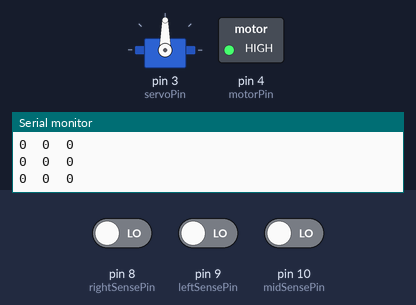
Simulated run of this sketch. Board: Arduino Uno, built with avr-gcc and run on an emulated ATmega328P. On the bench: servo, switched loads named in the sketch (green lamp = pin HIGH), the last lines printed to the serial monitor. The test bench sets the inputs (shaded band); at power-on: pin 8 (rightSensePin) LOW, pin 10 (midSensePin) LOW, pin 9 (leftSensePin) LOW.

Above: at 1.2 s.
1.3 s: pin 8 (rightSensePin) driven HIGH and pin 10 (midSensePin) driven HIGH
At 1.9 s:
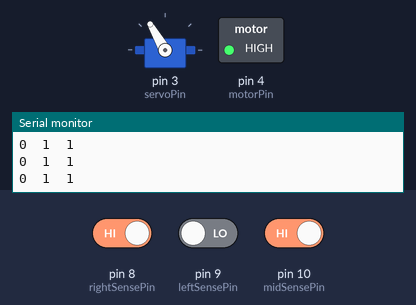
2.8 s: pin 8 (rightSensePin) driven LOW
At 3.1 s:
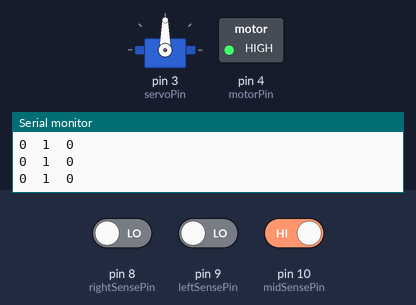
4.3 s: pin 9 (leftSensePin) driven HIGH
At 5.4 s:
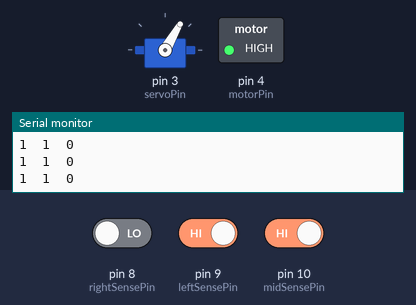
5.8 s: pin 9 (leftSensePin) driven LOW
At 6.5 s:
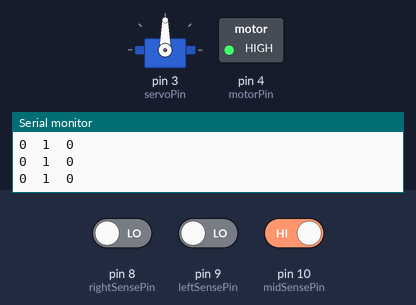
Timing chart, 0 to 8.3 s (numbered marks = the images above; inputs shaded):
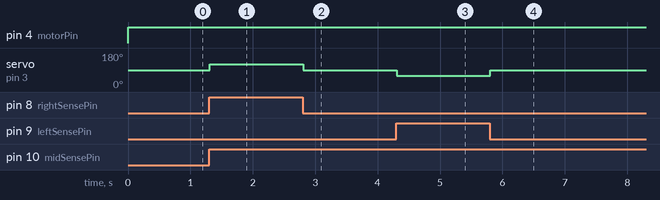

The sketch:

robotsketch.ino
```cpp
#include <Servo.h>

Servo myservo;
// Constants
int LEFT = 120;
int RIGHT = 60;
int MID = 90;

int servoPos = MID;
int leftSense, midSense, rightSense;
int cmd = 0;

int servoPin = 3;
int motorPin = 4;
int leftSensePin = 9;
int midSensePin = 10;
int rightSensePin = 8;


int motorState = LOW;

void setup() {
  Serial.begin(9600);

  myservo.attach(servoPin);
  pinMode(motorPin,OUTPUT);
  pinMode(leftSensePin,INPUT);
  pinMode(midSensePin,INPUT);
  pinMode(rightSensePin,INPUT);

  leftSense = midSense = rightSense = 0;
}

void loop() {
  //readSerial();
 readSensors();
  doMotors();
}

void readSensors() {
    leftSense = digitalRead(leftSensePin);
    midSense = digitalRead(midSensePin);
    rightSense = digitalRead(rightSensePin);

    Serial.print(leftSense);
    Serial.print("\t");
    Serial.print(midSense);
    Serial.print("\t");
    Serial.println(rightSense);

    motorState=HIGH;

    if (midSense && rightSense && !leftSense) { // Turn right
        servoPos = LEFT;
    }
    else if (midSense && leftSense && !rightSense) { // Turn left
        servoPos = RIGHT;
    }
    else if (midSense) {
        servoPos=MID;
    }
    else {
        //Keep last state
    }
}

void readSerial() {
  if (Serial.available() > 0){
    cmd = Serial.read();
    Serial.println(cmd);
    switch(cmd){
      case 49://LEFT
        servoPos = LEFT;
        break;
      case 50://RIGHT
        servoPos = RIGHT;
        break;
      case 51: //STRAIGHT
        servoPos = MID;
        break;
      case 52: //STOP
        motorState = LOW;
        break;
        case 53: //START
        motorState = HIGH;
        break;
    }
  }
}

void doMotors() {
  myservo.write(servoPos);
  digitalWrite(motorPin,motorState);
}
```

Measured:
- after the input at 1.3 s, servo on pin 3 (servoPin): 90° → 120° at once
- after the input at 2.8 s, servo on pin 3 (servoPin): 120° → 90° at once
- after the input at 4.3 s, servo on pin 3 (servoPin): 90° → 60° at once
- after the input at 5.8 s, servo on pin 3 (servoPin): 60° → 90° at once
